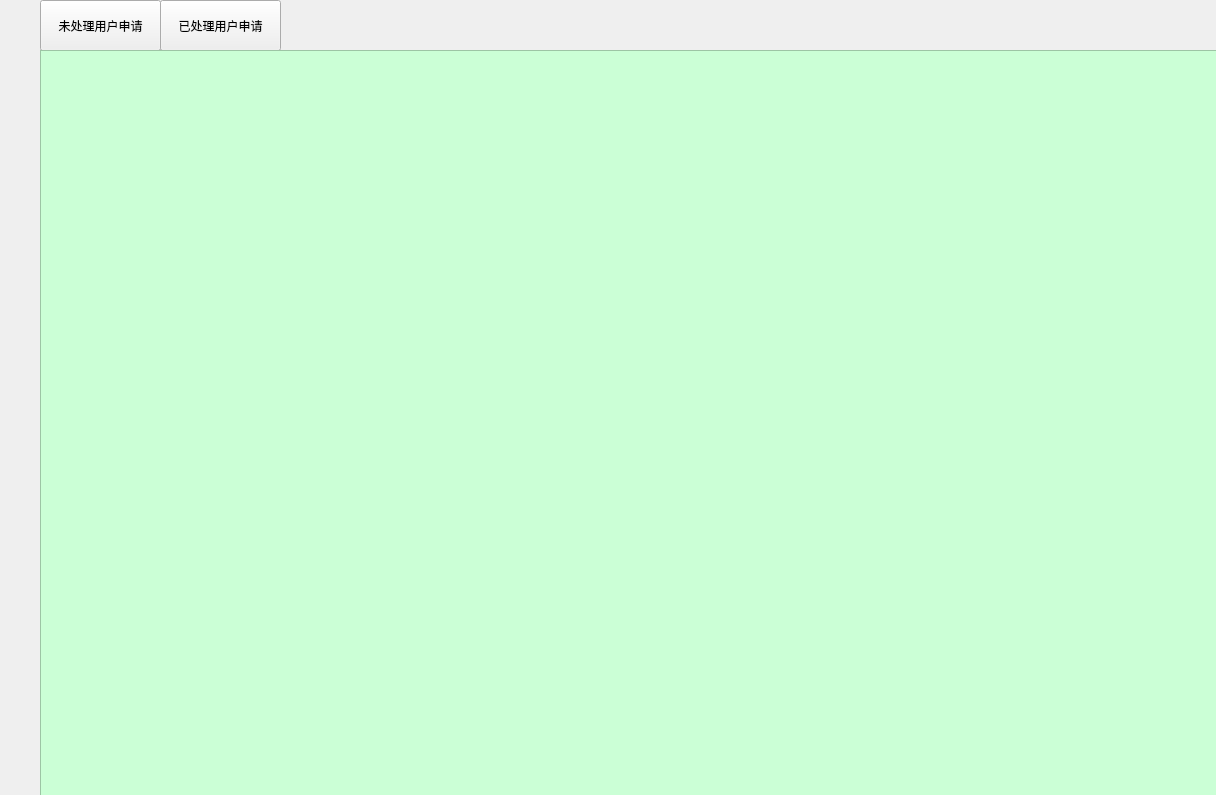
<?xml version="1.0" encoding="UTF-8"?>
<ui version="4.0">
 <class>reserveManagement</class>
 <widget class="QWidget" name="reserveManagement">
  <property name="geometry">
   <rect>
    <x>0</x>
    <y>0</y>
    <width>1216</width>
    <height>795</height>
   </rect>
  </property>
  <property name="windowTitle">
   <string>Form</string>
  </property>
  <widget class="QWidget" name="widget" native="true">
   <property name="geometry">
    <rect>
     <x>40</x>
     <y>80</y>
     <width>931</width>
     <height>701</height>
    </rect>
   </property>
   <property name="styleSheet">
    <string notr="true">background-color: rgb(203, 255, 214);</string>
   </property>
   <widget class="QPushButton" name="pushButtonLastPage">
    <property name="geometry">
     <rect>
      <x>580</x>
      <y>659</y>
      <width>71</width>
      <height>31</height>
     </rect>
    </property>
    <property name="text">
     <string>上一页</string>
    </property>
   </widget>
   <widget class="QPushButton" name="pushButtonNextPage">
    <property name="geometry">
     <rect>
      <x>720</x>
      <y>659</y>
      <width>71</width>
      <height>31</height>
     </rect>
    </property>
    <property name="text">
     <string>下一页</string>
    </property>
   </widget>
   <widget class="QLabel" name="labelCurrentPage">
    <property name="geometry">
     <rect>
      <x>660</x>
      <y>669</y>
      <width>21</width>
      <height>16</height>
     </rect>
    </property>
    <property name="styleSheet">
     <string notr="true">color: rgb(255, 0, 0);</string>
    </property>
    <property name="text">
     <string/>
    </property>
   </widget>
   <widget class="QLabel" name="labelTotalPage">
    <property name="geometry">
     <rect>
      <x>690</x>
      <y>669</y>
      <width>21</width>
      <height>16</height>
     </rect>
    </property>
    <property name="text">
     <string/>
    </property>
   </widget>
   <widget class="QComboBox" name="comboBox">
    <property name="geometry">
     <rect>
      <x>800</x>
      <y>660</y>
      <width>51</width>
      <height>28</height>
     </rect>
    </property>
    <property name="editable">
     <bool>false</bool>
    </property>
    <property name="currentText">
     <string/>
    </property>
   </widget>
   <widget class="QLabel" name="labelHeadNum">
    <property name="geometry">
     <rect>
      <x>0</x>
      <y>10</y>
      <width>41</width>
      <height>16</height>
     </rect>
    </property>
    <property name="text">
     <string>序号</string>
    </property>
   </widget>
   <widget class="QLabel" name="labelHeadUser">
    <property name="geometry">
     <rect>
      <x>50</x>
      <y>10</y>
      <width>51</width>
      <height>16</height>
     </rect>
    </property>
    <property name="text">
     <string>用户</string>
    </property>
   </widget>
   <widget class="QLabel" name="labelHeadBook">
    <property name="geometry">
     <rect>
      <x>110</x>
      <y>10</y>
      <width>51</width>
      <height>16</height>
     </rect>
    </property>
    <property name="text">
     <string>书籍</string>
    </property>
   </widget>
   <widget class="QLabel" name="labelHeadBorrowDate">
    <property name="geometry">
     <rect>
      <x>180</x>
      <y>10</y>
      <width>71</width>
      <height>16</height>
     </rect>
    </property>
    <property name="text">
     <string>借阅日期</string>
    </property>
   </widget>
   <widget class="QLabel" name="labelHeadDeadlineDate">
    <property name="geometry">
     <rect>
      <x>270</x>
      <y>10</y>
      <width>91</width>
      <height>16</height>
     </rect>
    </property>
    <property name="text">
     <string>截止归还日期</string>
    </property>
   </widget>
   <widget class="QLabel" name="labelHeadOpe">
    <property name="geometry">
     <rect>
      <x>540</x>
      <y>10</y>
      <width>72</width>
      <height>15</height>
     </rect>
    </property>
    <property name="text">
     <string>操作</string>
    </property>
   </widget>
   <widget class="QLabel" name="labelHeadLeft">
    <property name="geometry">
     <rect>
      <x>390</x>
      <y>10</y>
      <width>72</width>
      <height>15</height>
     </rect>
    </property>
    <property name="text">
     <string>剩余可借</string>
    </property>
   </widget>
   <widget class="QLabel" name="labelHeadRi">
    <property name="geometry">
     <rect>
      <x>390</x>
      <y>10</y>
      <width>72</width>
      <height>15</height>
     </rect>
    </property>
    <property name="text">
     <string>续借时间</string>
    </property>
   </widget>
   <widget class="QLabel" name="labelHeadRecom">
    <property name="geometry">
     <rect>
      <x>220</x>
      <y>10</y>
      <width>72</width>
      <height>15</height>
     </rect>
    </property>
    <property name="text">
     <string>推荐数量</string>
    </property>
   </widget>
  </widget>
  <widget class="QPushButton" name="pushButtonUndeal">
   <property name="geometry">
    <rect>
     <x>40</x>
     <y>0</y>
     <width>121</width>
     <height>51</height>
    </rect>
   </property>
   <property name="text">
    <string>未处理用户申请</string>
   </property>
  </widget>
  <widget class="QPushButton" name="pushButtonDealt">
   <property name="geometry">
    <rect>
     <x>160</x>
     <y>0</y>
     <width>121</width>
     <height>51</height>
    </rect>
   </property>
   <property name="text">
    <string>已处理用户申请</string>
   </property>
  </widget>
  <widget class="QWidget" name="widget_2" native="true">
   <property name="geometry">
    <rect>
     <x>40</x>
     <y>40</y>
     <width>571</width>
     <height>41</height>
    </rect>
   </property>
   <widget class="QPushButton" name="pushButtonBorrow">
    <property name="geometry">
     <rect>
      <x>0</x>
      <y>10</y>
      <width>91</width>
      <height>31</height>
     </rect>
    </property>
    <property name="text">
     <string>借阅</string>
    </property>
   </widget>
   <widget class="QPushButton" name="pushButtonReserve">
    <property name="geometry">
     <rect>
      <x>110</x>
      <y>10</y>
      <width>91</width>
      <height>31</height>
     </rect>
    </property>
    <property name="text">
     <string>预约</string>
    </property>
   </widget>
   <widget class="QPushButton" name="pushButtonReturn">
    <property name="geometry">
     <rect>
      <x>210</x>
      <y>10</y>
      <width>91</width>
      <height>31</height>
     </rect>
    </property>
    <property name="text">
     <string>还书</string>
    </property>
   </widget>
   <widget class="QPushButton" name="pushButtonRinnovare">
    <property name="geometry">
     <rect>
      <x>310</x>
      <y>10</y>
      <width>91</width>
      <height>31</height>
     </rect>
    </property>
    <property name="text">
     <string>续借</string>
    </property>
   </widget>
   <widget class="QPushButton" name="pushButtonUserRecomend">
    <property name="geometry">
     <rect>
      <x>410</x>
      <y>10</y>
      <width>91</width>
      <height>31</height>
     </rect>
    </property>
    <property name="text">
     <string>用户推荐</string>
    </property>
   </widget>
  </widget>
  <widget class="QTableView" name="tableView">
   <property name="geometry">
    <rect>
     <x>40</x>
     <y>50</y>
     <width>1441</width>
     <height>781</height>
    </rect>
   </property>
   <property name="styleSheet">
    <string notr="true">background-color: rgb(203, 255, 214);</string>
   </property>
  </widget>
 </widget>
 <resources/>
 <connections/>
</ui>
